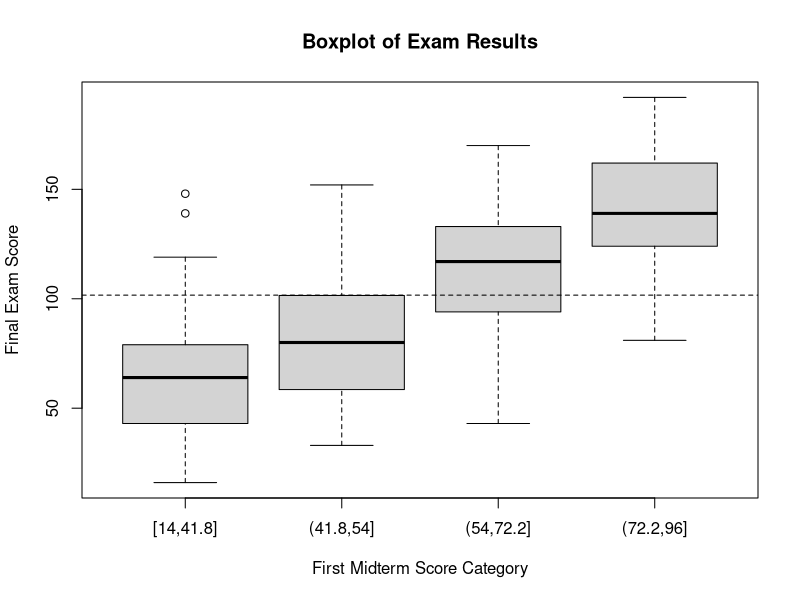
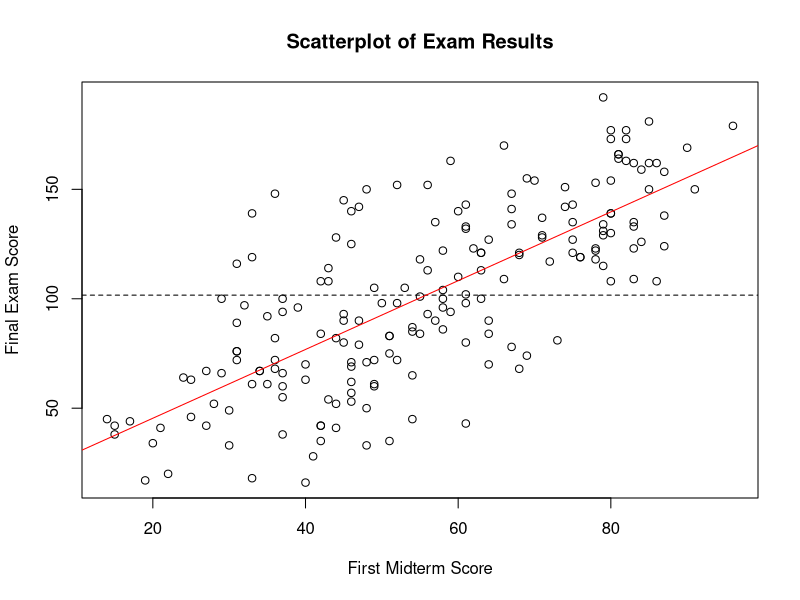
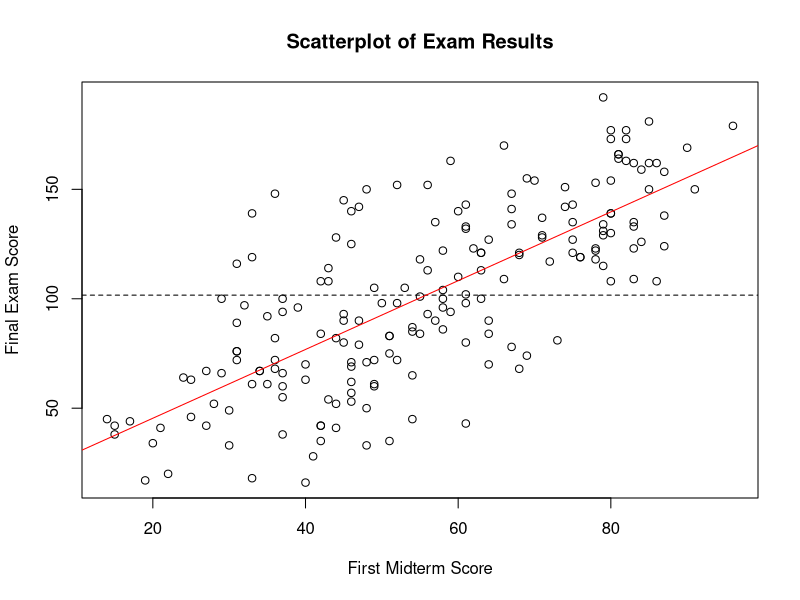
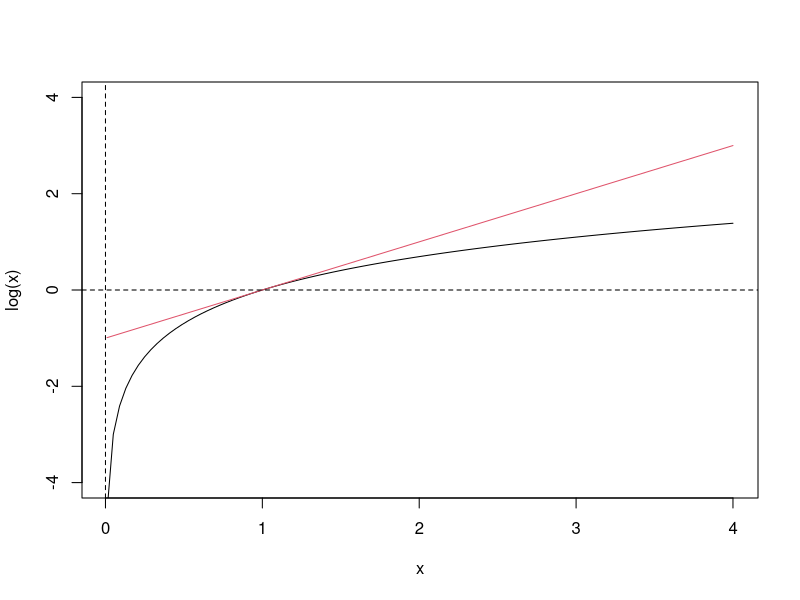

These figures' R source, in order:
## ---- chunk 1
xdat = read.csv("data/demo_data.csv", stringsAsFactors = T)
## ---- chunk 2
mid1cat = cut(xdat$mid1, breaks=quantile(xdat$mid1), include.lowest=T)
xdat = data.frame(xdat, mid1cat)
boxplot(mid3 ~ mid1cat, data=xdat, 
        main="Boxplot of Exam Results", 
        xlab="First Midterm Score Category",
        ylab="Final Exam Score")
abline(h=mean(xdat$mid3,na.rm=T), lty=2)
## ---- chunk 3
plot(mid3 ~ mid1, data=xdat, 
     main="Scatterplot of Exam Results", 
     xlab="First Midterm Score", 
     ylab="Final Exam Score")
mod = lm(mid3 ~ mid1, data=xdat)
abline(h=mean(xdat$mid3,na.rm=T), lty=2)
abline(coef(mod)[1], coef(mod)[2], col="red")
## ---- chunk 4
plot(mid3 ~ mid1, data=xdat, main="Scatterplot of Exam Results", xlab="First Midterm Score", ylab="Final Exam Score")
mod = lm(mid3 ~ mid1, data=xdat)
abline(h=mean(xdat$mid3,na.rm=T), lty=2)
abline(coef(mod)[1], coef(mod)[2], col="red")
## ---- chunk 5
x = rnorm(10000, mean=1, sd=5)
c = 10
cx = c * x
y = 2*x + rnorm(10000, 0, 5)
cy = c * y
dat = data.frame(x, cx, y, cy)
b1 = lm( y ~  x, data=dat)$coefficients[2]
b2 = lm( y ~ cx, data=dat)$coefficients[2]
b3 = lm(cy ~  x, data=dat)$coefficients[2]
bs = c(c,b1,b2,b3)
names(bs) = c("c","x","cx","cy")
bs
## ---- chunk 6
noise = rnorm(length(x), mean=0, sd=sd(x))
nx = x + noise
noise = rnorm(length(y), mean=0, sd=sd(y))
ny = y + noise
dat = data.frame(dat, nx, ny)
b4 = lm( y ~ nx, data=dat)$coefficients[2]
b5 = lm(ny ~  x, data=dat)$coefficients[2]
names = names(bs)
bs = c(bs, b4, b5)
names(bs) = c(names,"noise_x","noise_y")
bs
## ---- chunk 7
mod = lm(mid3 ~ mid1, data=xdat)
yhat = predict(mod)
ybar = mean(xdat$mid3, na.rm=T)
ssm = sum((yhat-ybar)^2, na.rm=T)
sst = sum((xdat$mid3-ybar)^2, na.rm=T)
r2 = ssm/sst
r = cor(xdat$mid3, xdat$mid1, use="pairwise")
# cor(na.omit(xdat$mid3), yhat)
c(r2, r^2)
## ---- chunk 8
curve(log, from=0.01, to=4, ylim=c(-4,4))
curve(x-1, add=T, col=2)
abline(v=0, h=0, lty=2)
## ---- chunk 9
b = c(c(0.01,0.05,0.1,0.15), seq(0.2, 1, by=0.1))
p = round(exp(b)-1, 2)
mat = cbind(b,p)
colnames(mat) = c("b","exp(b)-1")
mat
